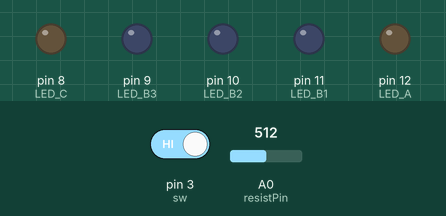
The sketch below on a simulated Arduino Uno, built with avr-gcc and run on an emulated ATmega328P. Parts: output pins drawn as LEDs (lit = HIGH). The test bench sets the inputs (shaded band); at power-on: pin 3 (sw) HIGH, A0 (resistPin) = 512.

Above: at 1.2 s.
1.3 s: pin 3 (sw) driven LOW
4.3 s: A0 (resistPin) set to 716
At 5.1 s:
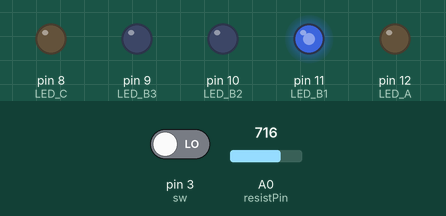
At 7.2 s:
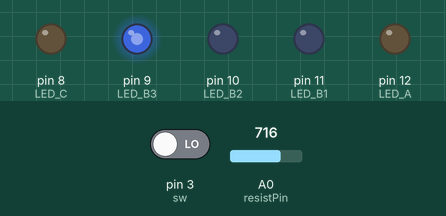
7.3 s: A0 (resistPin) set to 900
At 9.4 s:
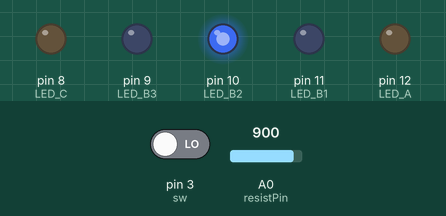
10.3 s: A0 (resistPin) set to 511
Timing chart, 0 to 15.9 s (numbered marks = the images above; inputs shaded):
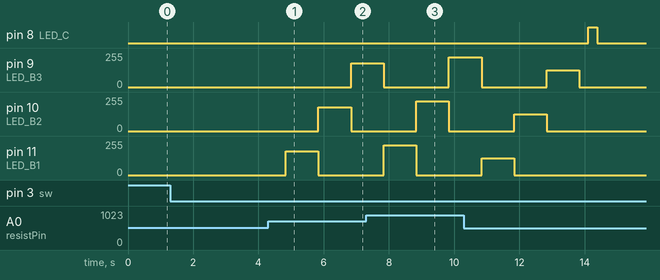

The sketch:

circuit_code.ino
```cpp
int cnt;	//스위치가 눌린 횟수를 저장

int resistPin = A0;	//가변저항값을 읽을 Pin번호
int photoPin = A1; //조도센서 저항값을 읽을 Pin번호

int sw = 3; //스위치 누름을 판단하기 위한 pin번호

int LED_A = 12;
int LED_B1 = 11;
int LED_B2 = 10;
int LED_B3 = 9;
int LED_C = 8;
//각각의 LED에 대한 pin번호 설정

int getResist(int);	//저항값 읽는 함수
void first();
void second();
void third();
void fourth();		//각각의 루틴에 대한 함수
//함수 선언

void setup()
{
  cnt = 0;

  pinMode(resistPin, INPUT);	//A0
  pinMode(photoPin, INPUT);		//A1
  pinMode(sw, INPUT);			//3	(디지털 input)

  pinMode(LED_A, OUTPUT);		//12
  pinMode(LED_B1, OUTPUT);		//11
  pinMode(LED_B2, OUTPUT);		//10
  pinMode(LED_B3, OUTPUT);		//9
  pinMode(LED_C, OUTPUT);		//8
}

//아두이노가 아날로그로 읽는 것은 10bit, 아날로그출력(PWM)은 8bit
void loop()
{
  if(digitalRead(sw)!=HIGH){	//스위치가 눌렸다면
    cnt++;	//cnt의 값을 증가시킨다.
    delay(270);
    //버튼을 누른 순간 cnt가 급격하게 빨리 올라가지 않도록 조정해주는 delay값
    //(3번루틴이 스킵되고 4번으로 바로 넘어가는 경우가 종종 발생)
    //이 방식보다 소프트웨어로 debounce를 구현하는게 좋을 것 같다.

    switch(cnt){	//스위치가 눌린 횟수 각각의 경우에 대하여 각각의 함수 작동
      case 1:
          first();
          break;
      case 2:
          second();
          break;
      case 3:
          third();
          break;
      case 4:
          fourth();
          break;
    }//end switch
  }//endif

}//endloop

//함수 정의
int getResist(int pinNum){
  int resist = analogRead(pinNum);	//pinNum에서 저항값을 읽는다. 0 ~ 1023(10비트)
  resist = map(resist, 0, 1023, 0, 255);	//저항값을 8비트 값으로 변환
  resist = constrain(resist, 0, 255); //제한값 설정
  return resist;	//8비트 저항값으로 반환. -> 밝기 등의 설정에 바로 적용 가능
}

void first(){
  int resist = getResist(resistPin);
  if(resist < 127){	//저항값이 127 미만인 경우
  	digitalWrite(LED_A, HIGH);
  }else{		//127 이상인 경우
   	digitalWrite(LED_A, LOW);
  }
  delay(3000);
  digitalWrite(LED_A, LOW);	//루틴 종료 후 꺼주기
}

void second(){
  int resist = 0;
  for(int i = 0; i < 3; i++){	//총 3번 실행
    for(int j = LED_B1; j >= LED_B3; j--){
      //B1부터 B3까지 가면서 내부 문장 실행, 11 -> 10 -> 9 (핀번호 순서)

      resist = getResist(resistPin);
      //저항값을 매 LED갱신시마다, 반복마다 얻어와서 LED밝기에 반영

      analogWrite(j, resist);	//i에 해당하는 핀에 저항값만큼 출력
      delay(1000);	//딜레이
      analogWrite(j, LOW);	//끄기
    }
  }
}

void third(){
  //조도센서는 빛이 밝아질수록 저항은 낮아진다.
  int p_resist = getResist(photoPin);	//cds의 값을 읽는다.
  p_resist = map(p_resist, 0, 255, 255, 0); //재 매핑(역으로)

  if(p_resist >= 127){	//저항값이 127 이상이면 -> 빛이 별로 없다 -> LED ON
    digitalWrite(LED_C, HIGH);
  }else{
    digitalWrite(LED_C, LOW);
  }
}

void fourth(){
  cnt = 0;	//푸시버튼 카운터 초기화
  digitalWrite(LED_C, LOW); //네번째 루틴을 실행할 때는 켜져있을지 모르는 LED_C 꺼준다.
  delay(5000);
}
```

Measured:
- after the input at 1.3 s, every drawn part: stays the same
- after the input at 4.3 s, pin 9 (LED_B3): 0/255 → 178/255 after 2.5 s
